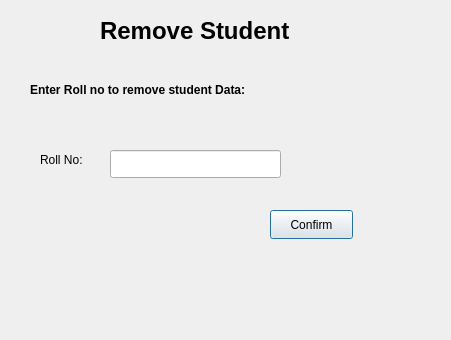
<?xml version="1.0" encoding="UTF-8"?>
<ui version="4.0">
 <class>removestudent</class>
 <widget class="QDialog" name="removestudent">
  <property name="geometry">
   <rect>
    <x>0</x>
    <y>0</y>
    <width>451</width>
    <height>340</height>
   </rect>
  </property>
  <property name="windowTitle">
   <string>Dialog</string>
  </property>
  <widget class="QLabel" name="label">
   <property name="geometry">
    <rect>
     <x>100</x>
     <y>10</y>
     <width>241</width>
     <height>41</height>
    </rect>
   </property>
   <property name="font">
    <font>
     <pointsize>18</pointsize>
     <bold>true</bold>
    </font>
   </property>
   <property name="text">
    <string>Remove Student</string>
   </property>
  </widget>
  <widget class="QLabel" name="label_2">
   <property name="geometry">
    <rect>
     <x>30</x>
     <y>80</y>
     <width>261</width>
     <height>20</height>
    </rect>
   </property>
   <property name="font">
    <font>
     <bold>true</bold>
    </font>
   </property>
   <property name="text">
    <string>Enter Roll no to remove student Data:</string>
   </property>
  </widget>
  <widget class="QLabel" name="label_3">
   <property name="geometry">
    <rect>
     <x>40</x>
     <y>150</y>
     <width>63</width>
     <height>20</height>
    </rect>
   </property>
   <property name="text">
    <string>Roll No:</string>
   </property>
  </widget>
  <widget class="QLineEdit" name="rollNoEdit">
   <property name="geometry">
    <rect>
     <x>110</x>
     <y>150</y>
     <width>171</width>
     <height>28</height>
    </rect>
   </property>
  </widget>
  <widget class="QPushButton" name="pushButton">
   <property name="geometry">
    <rect>
     <x>270</x>
     <y>210</y>
     <width>83</width>
     <height>29</height>
    </rect>
   </property>
   <property name="text">
    <string>Confirm</string>
   </property>
  </widget>
 </widget>
 <resources/>
 <connections/>
</ui>
